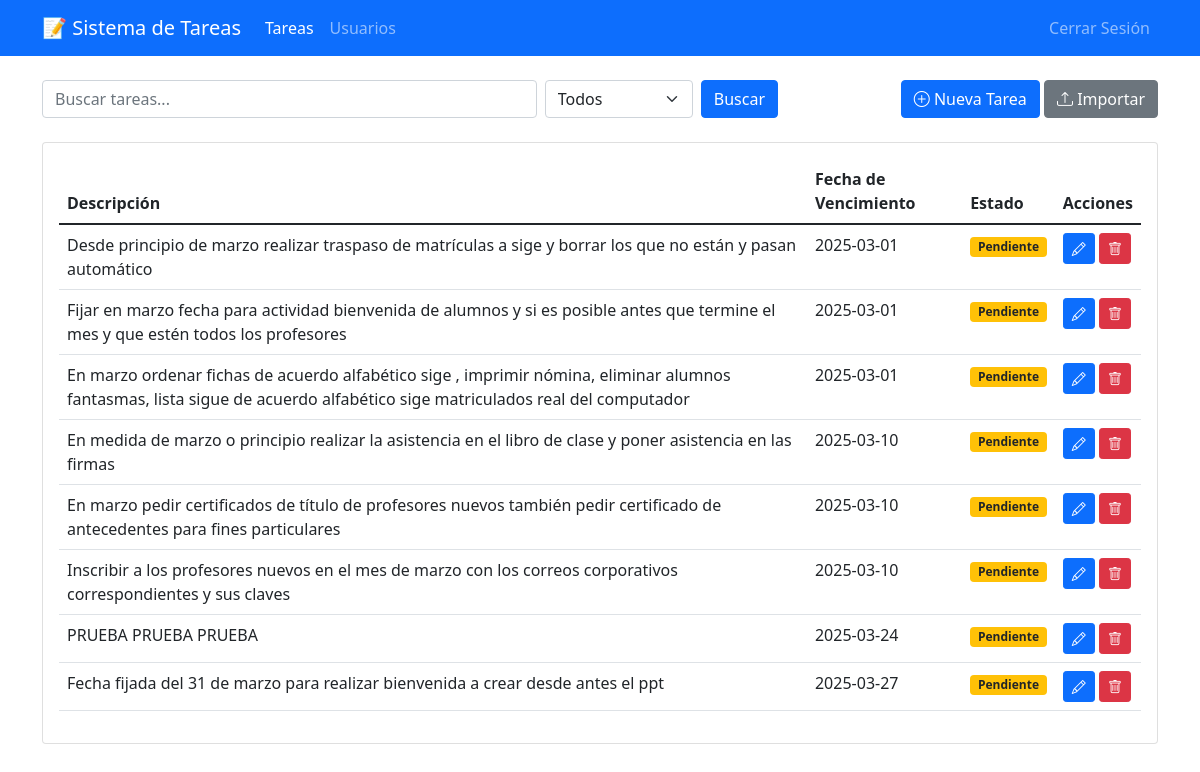
Screenshot of / (signed in) with the database file from the repository.
### models.py (models this page shows, shortened)
class Task(db.Model):
    id = db.Column(db.Integer, primary_key=True)
    description = db.Column(db.String(200), nullable=False)
    due_date = db.Column(db.DateTime, nullable=False)
    created_at = db.Column(db.DateTime, default=datetime.utcnow)
    phone = db.Column(db.String(20), nullable=False)
    reminder_7_sent = db.Column(db.Boolean, default=False)
    reminder_3_sent = db.Column(db.Boolean, default=False)
    last_reminder_sent = db.Column(db.DateTime, nullable=True)
    is_confirmed = db.Column(db.Boolean, default=False)
    confirmation_code = db.Column(db.String(6), unique=True, nullable=True)
    created_by = db.Column(db.Integer, db.ForeignKey('user.id'), nullable=False)

### app.py (the view)
@app.route('/')
@login_required
def index():
    search = request.args.get('search', '').strip()
    status = request.args.get('status', '')
    query = Task.query.filter_by(created_by=session['user_id'])
    if search:
        query = query.filter(Task.description.ilike(f'%{search}%'))
    if status == 'pending':
        query = query.filter_by(is_confirmed=False)
    elif status == 'confirmed':
        query = query.filter_by(is_confirmed=True)
    tasks = query.order_by(Task.due_date).all()
    return render_template('index.html', tasks=tasks)

### auth.py (called while the page is built)
def login_required(f):
    @wraps(f)
    def decorated_function(*args, **kwargs):
        if 'user_id' not in session:
            flash('Por favor inicia sesión para acceder', 'error')
            return redirect(url_for('login'))
        return f(*args, **kwargs)
    return decorated_function

### templates/index.html (shortened to what this page needs)
<!DOCTYPE html>
<html lang="es">
<head>
    <link href="https://cdn.jsdelivr.net/npm/bootstrap@5.1.3/dist/css/bootstrap.min.css" rel="stylesheet">
    <link rel="stylesheet" href="https://cdn.jsdelivr.net/npm/bootstrap-icons@1.7.2/font/bootstrap-icons.css">
</head>
<body>
    <nav class="navbar navbar-expand-lg navbar-dark bg-primary mb-4">
        <div class="container">
            <a class="navbar-brand" href="{{ url_for('index') }}">📝 Sistema de Tareas</a>
            <div class="collapse navbar-collapse" id="navbarNav">
                <ul class="navbar-nav me-auto">
                    <li class="nav-item">
                        <a class="nav-link active" href="{{ url_for('index') }}">Tareas</a>
                    </li>
                    <li class="nav-item">
                        <a class="nav-link" href="{{ url_for('list_users') }}">Usuarios</a>
                    </li>
                </ul>
                <ul class="navbar-nav">
                    <li class="nav-item">
                        <a class="nav-link" href="{{ url_for('logout') }}">Cerrar Sesión</a>
                    </li>
                </ul>
            </div>
        </div>
    </nav>
    <div class="container">
        <div class="row mb-4">
            <div class="col-md-8">
                <form class="d-flex" method="GET">
                    <input type="text" name="search" class="form-control me-2" placeholder="Buscar tareas..." value="{{ request.args.get('search', '') }}">
                    <select name="status" class="form-select me-2" style="width: auto;">
                        <option value="">Todos</option>
                    </select>
                    <button type="submit" class="btn btn-primary">Buscar</button>
                </form>
            </div>
            <div class="col-md-4 text-end">
                <button type="button" class="btn btn-primary" data-bs-toggle="modal" data-bs-target="#addTaskModal">
                    <i class="bi bi-plus-circle"></i> Nueva Tarea
                </button>
                <button type="button" class="btn btn-secondary" data-bs-toggle="modal" data-bs-target="#importTasksModal">
                    <i class="bi bi-upload"></i> Importar
                </button>
            </div>
        </div>
        <div class="card">
            <div class="card-body">
                <div class="table-responsive">
                    <table class="table table-hover">
                        <thead>
                            <tr>
                                <th>Descripción</th>
                                <th>Fecha de Vencimiento</th>
                                <th>Estado</th>
                                <th>Acciones</th>
                            </tr>
                        </thead>
                        <tbody>
                            {% for task in tasks %}
                            <tr>
                                <td>{{ task.description }}</td>
                                <td>{{ task.due_date.strftime('%Y-%m-%d') }}</td>
                                <td>
                                    {% if task.is_confirmed %}
                                    <span class="badge bg-success">Confirmado</span>
                                    {% else %}
                                    <span class="badge bg-warning text-dark">Pendiente</span>
                                    {% endif %}
                                </td>
                                <td>
                                    <button type="button" class="btn btn-primary btn-sm"
                                            data-bs-toggle="modal"
                                            data-bs-target="#editTaskModal{{ task.id }}">
                                        <i class="bi bi-pencil"></i>
                                    </button>
                                    <a href="{{ url_for('delete_task', task_id=task.id) }}"
                                       class="btn btn-danger btn-sm"
                                       onclick="return confirm('¿Estás seguro de que quieres eliminar esta tarea?')">
                                        <i class="bi bi-trash"></i>
                                    </a>
                                </td>
                            </tr>
                            {% endfor %}
                        </tbody>
                    </table>
                </div>
            </div>
        </div>
    </div>
</body>
</html>

### rows the page displays
Task: description "Desde principio de marzo realizar traspaso de matrículas a sige y borrar los que no están y pasan automático", due_date "2025-03-01", is_confirmed "Pendiente"
Task: description "Fijar en marzo fecha para actividad bienvenida de alumnos y si es posible antes que termine el mes y que estén todos los profesores", due_date "2025-03-01", is_confirmed "Pendiente"
Task: description "En marzo ordenar fichas de acuerdo alfabético sige , imprimir nómina, eliminar alumnos fantasmas, lista sigue de acuerdo alfabético sige matriculados real del computador", due_date "2025-03-01", is_confirmed "Pendiente"
Task: description "En medida de marzo o principio realizar la asistencia en el libro de clase y poner asistencia en las firmas", due_date "2025-03-10", is_confirmed "Pendiente"
Task: description "En marzo pedir certificados de título de profesores nuevos también pedir certificado de antecedentes para fines particulares", due_date "2025-03-10", is_confirmed "Pendiente"
Task: description "Inscribir a los profesores nuevos en el mes de marzo con los correos corporativos correspondientes y sus claves", due_date "2025-03-10", is_confirmed "Pendiente"
Task: description "PRUEBA PRUEBA PRUEBA", due_date "2025-03-24", is_confirmed "Pendiente"
Task: description "Fecha fijada del 31 de marzo para realizar bienvenida a crear desde antes el ppt", due_date "2025-03-27", is_confirmed "Pendiente"
